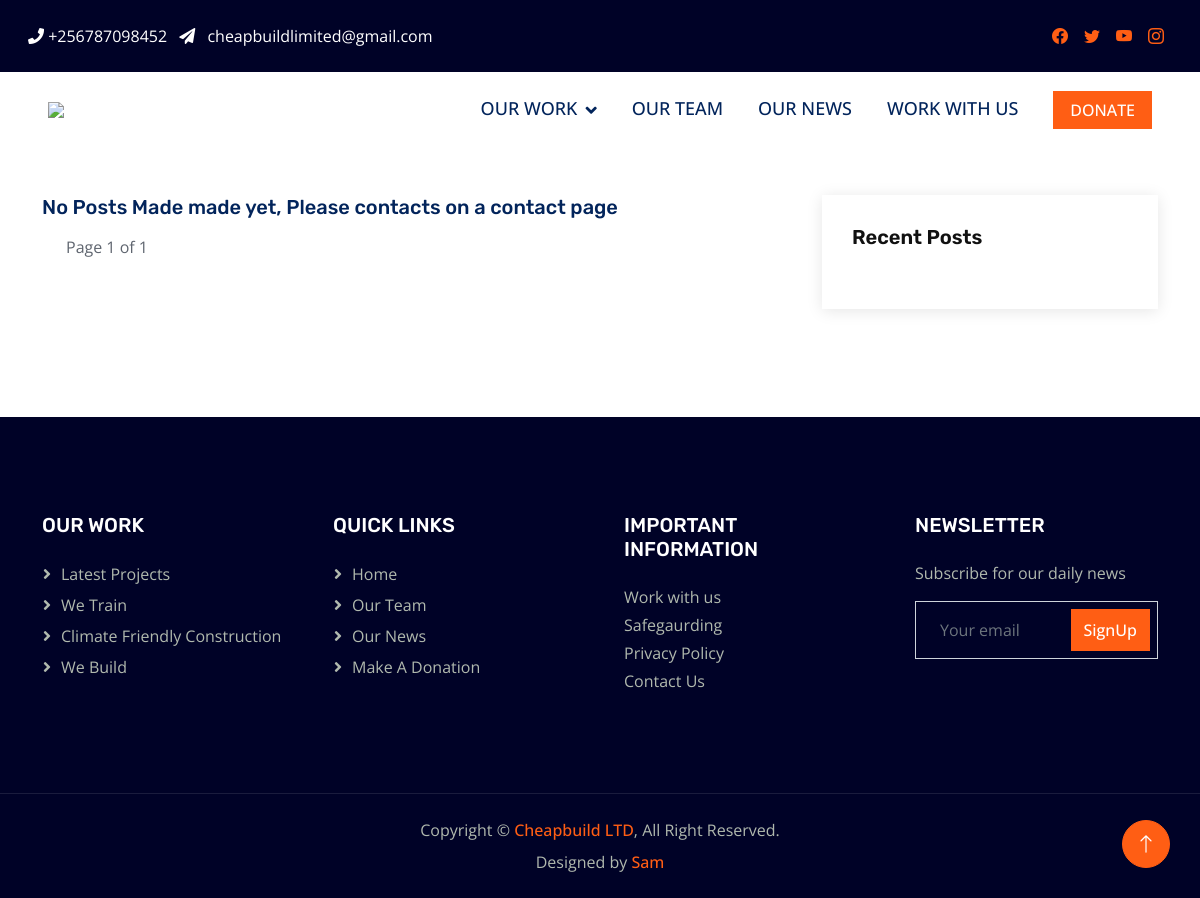
/blog/, run on an earlier commit of the app's database.
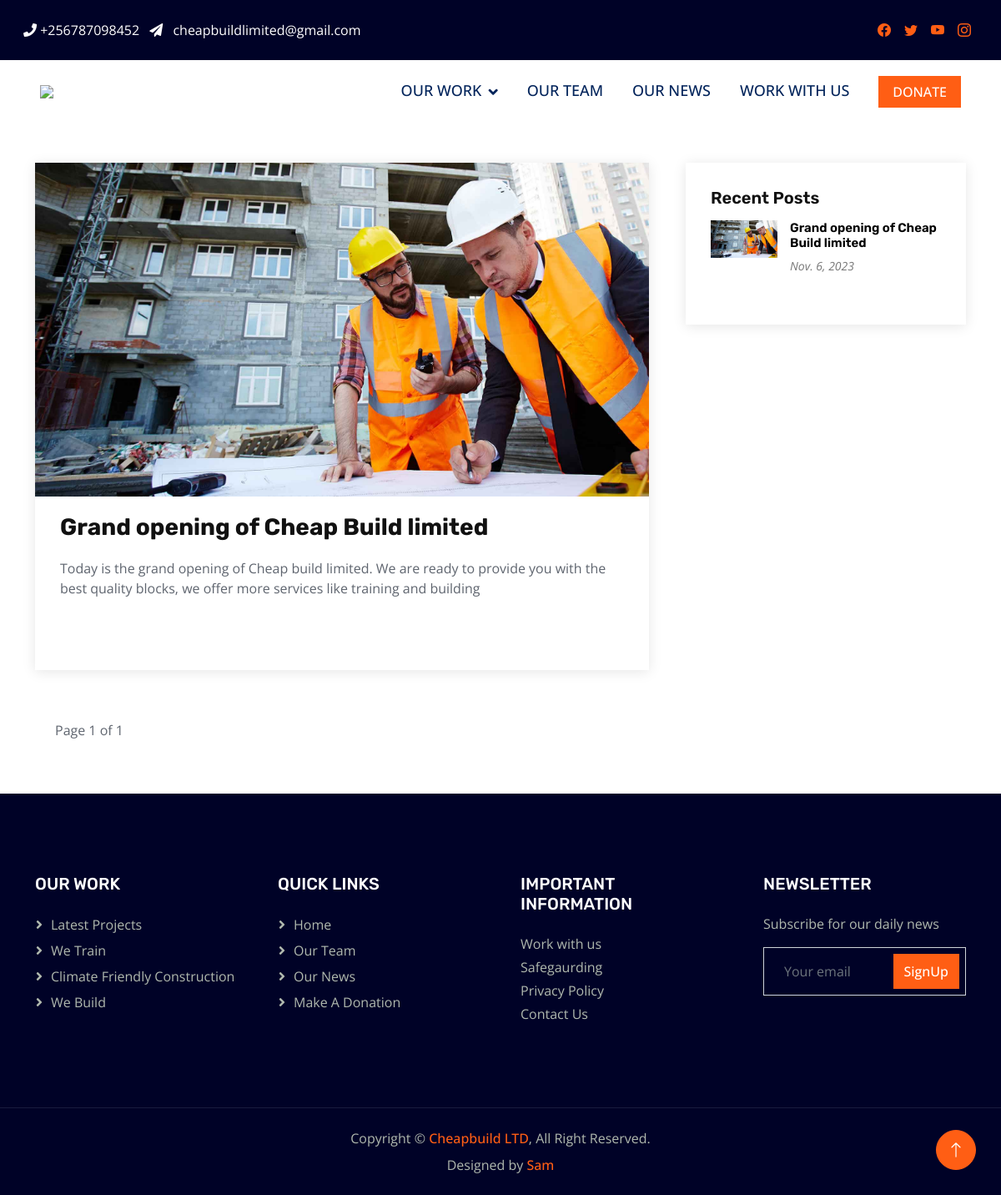
And on a later commit of the database.
### blog/models.py (models this page shows, shortened)
class Post(models.Model):
	STATUS_CHIOCES = (
		('draft','Draft'),
		('published','Published'),
		)
	id = models.UUIDField(primary_key=True, default=uuid.uuid4, editable=False)
	title = models.CharField(max_length=250)
	slug = models.SlugField(max_length=250, unique_for_date='publish')
	author = models.ForeignKey(User, on_delete=models.CASCADE, default='User', related_name='blog_posts')
	img = models.ImageField(upload_to='updates/')
	body = RichTextField()
	publish = models.DateTimeField(default=timezone.now)
	created = models.DateField(auto_now_add=True)
	updated = models.DateTimeField(auto_now=True)
	status = models.CharField(max_length=10,choices=STATUS_CHIOCES, default='published ')
	objects =models.Manager()
	published = PublishedManager()
	class Meta:
		ordering = ('-publish',)
	@property
	def imgURL(self):
		try:
			url = self.img.url
		except:
			url =''
		return url

### blog/views.py (the view)
# urls.py: path('', views.Updates_list, name="blog_list"),
def Updates_list(request, tag_slug=None):
	posts = Post.objects.all()
	paginator =Paginator(posts,10)
	page = request.GET.get('page')
	try:
		posts = paginator.page(page)
	except PageNotAnInteger:
		posts = paginator.page(1)
	except EmptyPage:
		posts = paginator.page(paginator.num_pages)
	tag = None
	if tag_slug:
		tag = get_object_or_404(Tag,slug=tag_slug)
		post = post.filter(tags__in=[tag])
	context = {
		'posts':posts,'page':page,'tag':tag
	}
	return render(request, 'blog/index.html', context)

### blog/templates/blog/index.html (shortened to what this page needs)
{% extends 'mainweb/main.html' %}
{% load static %}
{% block content %}
<main id="main">
    <section id="blog" class="blog pt-5">
      <div class="container">
        <div class="row">
          <div class="col-lg-8 entries">
            {% if posts %}
          	{% for post in posts %}
            <article class="entry" data-aos="fade-up">
              <div class="entry-img">
                <img src="{{post.imgURL}}" alt="" class="img-fluid">
              </div>
              <h2 class="entry-title">
                <a class="stretched-link" href="{% url 'blog:detailspage' post.id %}">{{post.title}}</a>
              </h2>
              <div class="entry-content">
                <p>{{ post.body|truncatewords:30|safe }}</p>
              </div>
            </article>
            {% endfor %}
            {% else %}
              <h5>No Posts Made made yet, Please contacts on a contact page</h5>
            {% endif %}
            <div class="paginator">
              <p class="paginator">{% include "mainweb/pagination.html" with page=posts %}</p>
            </div>
          </div>
          {% include 'blog/sidebar.html' %}
          </div>
        </div>
    </section>
</main>
{% endblock content %}

### mainweb/templates/mainweb/main.html (shortened to what this page needs)
{% load static %}
<!DOCTYPE html>
<html>
<head>
    <link rel="stylesheet" href="path/to/font-awesome/css/font-awesome.min.css">
    <link href="https://cdnjs.cloudflare.com/ajax/libs/font-awesome/5.10.0/css/all.min.css" rel="stylesheet">
    <link href="https://cdn.jsdelivr.net/npm/bootstrap-icons@1.4.1/font/bootstrap-icons.css" rel="stylesheet">
    <link href="https://cdn.jsdelivr.net/npm/bootstrap@5.0.2/dist/css/bootstrap.min.css" rel="stylesheet">
    <link href="{% static 'lib/animate/animate.min.css' %}" rel="stylesheet">
    <link href="{% static 'lib/owlcarousel/assets/owl.carousel.min.css' %}" rel="stylesheet">
    <link href="{% static 'css/bootstrap.min.css' %}" rel="stylesheet">
    <link href="{% static 'css/style.css' %}" rel="stylesheet">
</head>
<body>
	{% include 'mainweb/header.html' %}
	{% block content %}
	{% endblock content %}
	{% include 'mainweb/footer.html' %}
    <a href="#" class="btn btn-lg btn-primary btn-lg-square rounded-circle back-to-top"><i
            class="bi bi-arrow-up"></i></a>
</body>
</html>

### mainweb/templates/mainweb/header.html (shortened to what this page needs)
{% load static %}
<div class="wrap">
	<div class="container-fluid bg-dark">
		<div class="row p-3">
			<div class="col-md-6 d-flex align-items-center">
				<p class="mb-0 phone pl-md-2">
					<a class="text-white" href="#" class="mr-2"><i class="fa fa-phone mr-1"></i> +256787098452</a>
					<a class="text-white" href="#"><span class="fa fa-paper-plane p-2"></span> cheapbuildlimited@gmail.com</a>
				</p>
			</div>
			<div class="col-md-6 d-flex justify-content-md-end">
				<div class="social-media mr-4">
                    <p class="mb-0 d-flex">
                        <a href="https://www.facebook.com/profile.php?id=100063975616028&mibextid=ZbWKwL" class="d-flex align-items-center justify-content-center p-2"><span class="bi bi-facebook"></span></a>
                        <a href="#" class="d-flex align-items-center justify-content-center p-2"><span class="bi bi-twitter"></span></a>
                        <a href="#" class="d-flex align-items-center justify-content-center p-2"><span class="bi bi-youtube"></span></a>
                        <a href="https://instagram.com/cheapbuildltd?igshid=MzMyNGUyNmU2YQ==" class="d-flex align-items-center justify-content-center p-2"><span class="bi bi-instagram"></span></a>
                    </p>
                </div>
		    </div>
		</div>
	</div>
</div>
<nav class="navbar navbar-expand-lg bg-white navbar-light sticky-top py-0 pe-5">
    <a href="/" class="navbar-brand ps-5 me-0">
        <img style="width: 100px;" src="{% static 'img/logo.jpeg' %}">
    </a>
    <div class="collapse navbar-collapse" id="navbarCollapse">
        <div class="navbar-nav ms-auto p-4 p-lg-0">
            <div class="nav-item dropdown">
                <a href="#" class="nav-link dropdown-toggle" data-bs-toggle="dropdown">OUR WORK</a>
            </div>
            <a href="{% url 'mainweb:teampage' %}" class="nav-item nav-link">OUR TEAM</a>
            <a href="{% url 'blog:blog_list' %}" class="nav-item nav-link">OUR NEWS</a>
            <a href="{% url 'mainweb:contactpage' %}" class="nav-item nav-link">WORK WITH US</a>
        </div>
        <a href="" class="btn btn-primary px-3 d-none d-lg-block">DONATE</a>
    </div>
</nav>

### mainweb/templates/mainweb/pagination.html (shortened to what this page needs)
<div class="container">
	<div class="pagination">
		<span class="step-links">
		<span class="current">
			Page {{ page.number}} of {{page.paginator.num_pages }}
		</span>
		</span>
	</div>
</div>

### blog/templates/blog/sidebar.html
{% load static %}
<div class="col-lg-4">
  <div class="sidebar" data-aos="fade-left">
    <h3 class="sidebar-title">Recent Posts</h3>
    <div class="sidebar-item recent-posts">
      {% for post in posts %}
      <div class="post-item clearfix">
        <img src="{{post.imgURL}}" alt="">
        <h4><a href="{% url 'blog:detailspage' post.id %}">{{post.title}}</a></h4>
        <time datetime="2020-01-01">{{post.created}}</time>
      </div>
      {% endfor %}
    </div>
  </div>
</div>

### mainweb/templates/mainweb/footer.html
{% load static %}
    <div class="container-fluid bg-dark footer mt-5 py-5 wow fadeIn" data-wow-delay="0.1s">
        <div class="container py-5">
            <div class="row g-5">
                <div class="col-lg-3 col-md-6">
                    <h5 class="text-white mb-4">OUR WORK</h5>
                    <a class="btn btn-link" href="{% url 'mainweb:projectspage' %}">Latest Projects</a>
                    <a class="btn btn-link" href="{% url 'mainweb:projectspage' %}">We Train</a>
                    <a class="btn btn-link" href="{% url 'mainweb:projectspage' %}">Climate Friendly Construction</a>
                    <a class="btn btn-link" href="{% url 'mainweb:projectspage' %}">We Build</a>
                </div>
                <div class="col-lg-3 col-md-6">
                    <h5 class="text-white mb-4">QUICK LINKS</h5>
                    <a class="btn btn-link" href="/">Home</a>
                    <a class="btn btn-link" href="{% url 'mainweb:teampage' %}">Our Team</a>
                    <a class="btn btn-link" href="{% url 'blog:blog_list' %}">Our News</a>
                    <a class="btn btn-link" href="">Make a Donation</a>
                </div>
                <div class="col-lg-3 col-md-6">
                    <h5 class="text-white mb-4">IMPORTANT INFORMATION</h5>
                    <p class="mb-1">Work with us</p>
                    <p class="mb-1">Safegaurding</p>
                    <p class="mb-1">Privacy Policy</p>
                    <p class="mb-1">Contact Us</p>
                </div>
                <div class="col-lg-3 col-md-6">
                    <h5 class="text-white mb-4">NEWSLETTER</h5>
                    <p>Subscribe for our daily news</p>
                    <div class="position-relative w-100">
                        <input class="form-control bg-transparent w-100 py-3 ps-4 pe-5" type="text"
                            placeholder="Your email">
                        <button type="button"
                            class="btn btn-primary py-2 position-absolute top-0 end-0 mt-2 me-2">SignUp</button>
                    </div>
                </div>
            </div>
        </div>
    </div>
    <div class="container-fluid copyright bg-dark py-4">
        <div class="container text-center">
            <p class="mb-2">Copyright &copy; <a class="fw-semi-bold" href="#">Cheapbuild LTD</a>, All Right Reserved.
            </p>
            <p class="mb-0">Designed by <a class="fw-semi-bold" href="">Sam</a></p>
        </div>
    </div>

### static/css/style.css (style rules this page uses)
:root { --primary: #FF5E14; --secondary: #5F656F; --light: #F5F5F5; --dark: #02245B; }
.back-to-top { position: fixed; display: none; right: 30px; bottom: 30px; z-index: 99; }
h1, h2, .h1, .h2, .fw-bold { font-weight: 700 !important; }
h3, h4, .h3, .h4, .fw-medium { font-weight: 600 !important; }
h5, h6, .h5, .h6, .fw-semi-bold { font-weight: 500 !important; }
.btn { transition: .5s; font-weight: 500; }
.btn-primary, .btn-outline-primary:hover { color: #FFFFFF; }
.btn-lg-square { width: 48px; height: 48px; }
.btn-square, .btn-sm-square, .btn-lg-square { padding: 0; display: flex; align-items: center; justify-content: center; font-weight: normal; }
.navbar.sticky-top { top: -100px; transition: .5s; }
.navbar .navbar-brand { position: relative; padding-right: 50px; height: 75px; display: flex; align-items: center; }
.navbar .navbar-brand::after { position: absolute; content: ""; width: 50px; height: 100%; top: 0; right: -25px; transform: skewX(-30deg); }
.navbar .navbar-nav .nav-link { margin-right: 35px; padding: 20px 0; color: var(--dark); font-size: 18px; font-weight: 500; outline: none; }
.navbar .dropdown-toggle::after { border: none; content: "\f107"; font-family: "Font Awesome 5 Free"; font-weight: 900; vertical-align: middle; margin-left: 8px; }
.blog .entry { padding: 30px; margin-bottom: 60px; box-shadow: 0px 2px 15px rgba(0, 0, 0, 0.1); }
.blog .entry .entry-img { max-height: 400px; margin: -30px -30px 20px -30px; overflow: hidden; }
.blog .entry .entry-title { font-size: 28px; font-weight: bold; padding: 0; margin: 0 0 20px 0; }
.blog .entry .entry-title a { color: #111; transition: 0.3s; }
.blog .entry .entry-content p { line-height: 24px; }
.blog .sidebar { padding: 30px; margin: 0 0 60px 20px; box-shadow: 0px 2px 15px rgba(0, 0, 0, 0.1); }
.blog .sidebar .sidebar-title { font-size: 20px; font-weight: 700; padding: 0 0 0 0; margin: 0 0 15px 0; color: #111; position: relative; }
.blog .sidebar .sidebar-item { margin-bottom: 30px; }
.blog .sidebar .recent-posts img { width: 80px; float: left; }
.blog .sidebar .recent-posts h4 { font-size: 15px; margin-left: 95px; font-weight: bold; }
.blog .sidebar .recent-posts h4 a { color: black; transition: 0.3s; }
.blog .sidebar .recent-posts time { display: block; margin-left: 95px; font-style: italic; font-size: 14px; color: #777777; }
.footer { color: #B0B9AE; }
.footer .btn.btn-link { display: block; margin-bottom: 5px; padding: 0; text-align: left; color: #B0B9AE; font-weight: normal; text-transform: capitalize; transition: .3s; }
.footer .btn.btn-link::before { position: relative; content: "\f105"; font-family: "Font Awesome 5 Free"; font-weight: 900; margin-right: 10px; }
.copyright { color: #B0B9AE; border-top: 1px solid rgba(255, 255, 255, .1); }

What changed in the data, as far as the page shows it:
added Post: imgURL (picture), title "Grand opening of Cheap Build limited", body "Today is the grand opening of Cheap build limited. We are ready to provide you with the best quality blocks, we offer more services like training and building", created "Nov. 6, 2023"
Also different on the page:
text no longer shown: "No Posts Made made yet, Please contacts on a contact page"
